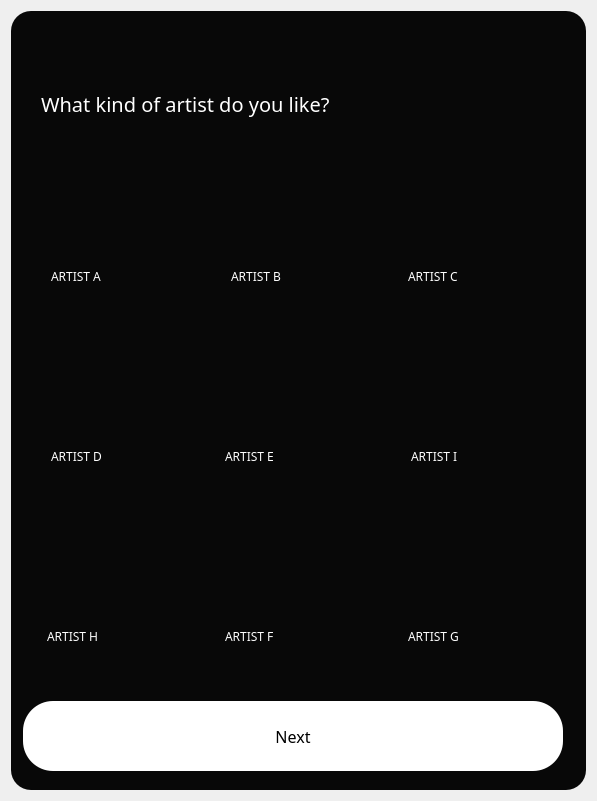
<?xml version="1.0" encoding="UTF-8"?>
<ui version="4.0">
 <class>Form</class>
 <widget class="QWidget" name="Form">
  <property name="geometry">
   <rect>
    <x>0</x>
    <y>0</y>
    <width>597</width>
    <height>801</height>
   </rect>
  </property>
  <property name="windowTitle">
   <string>Form</string>
  </property>
  <layout class="QVBoxLayout" name="verticalLayout">
   <item>
    <widget class="QFrame" name="frame">
     <property name="font">
      <font>
       <family>Plus Jakarta Sans ExtraBold</family>
       <pointsize>9</pointsize>
      </font>
     </property>
     <property name="styleSheet">
      <string notr="true">background-color: rgb(8, 8, 8,);
border-radius:20px;
</string>
     </property>
     <property name="frameShape">
      <enum>QFrame::StyledPanel</enum>
     </property>
     <property name="frameShadow">
      <enum>QFrame::Raised</enum>
     </property>
     <widget class="QLabel" name="label_2">
      <property name="geometry">
       <rect>
        <x>30</x>
        <y>70</y>
        <width>426</width>
        <height>46</height>
       </rect>
      </property>
      <property name="maximumSize">
       <size>
        <width>16777215</width>
        <height>60</height>
       </size>
      </property>
      <property name="font">
       <font>
        <family>Plus Jakarta Sans ExtraBold</family>
        <pointsize>15</pointsize>
        <weight>50</weight>
        <bold>false</bold>
       </font>
      </property>
      <property name="styleSheet">
       <string notr="true">color: rgb(255, 255, 255);</string>
      </property>
      <property name="text">
       <string>What kind of artist do you like?</string>
      </property>
     </widget>
     <widget class="QPushButton" name="pushButton">
      <property name="geometry">
       <rect>
        <x>12</x>
        <y>690</y>
        <width>540</width>
        <height>70</height>
       </rect>
      </property>
      <property name="minimumSize">
       <size>
        <width>0</width>
        <height>70</height>
       </size>
      </property>
      <property name="maximumSize">
       <size>
        <width>16777215</width>
        <height>16777215</height>
       </size>
      </property>
      <property name="font">
       <font>
        <family>Plus Jakarta Sans SemiBold</family>
        <pointsize>12</pointsize>
       </font>
      </property>
      <property name="styleSheet">
       <string notr="true">background-color: rgb(255, 255, 255);
border-radius:30px;</string>
      </property>
      <property name="text">
       <string>Next</string>
      </property>
     </widget>
     <widget class="QLabel" name="label_15">
      <property name="geometry">
       <rect>
        <x>40</x>
        <y>250</y>
        <width>111</width>
        <height>31</height>
       </rect>
      </property>
      <property name="font">
       <font>
        <family>Plus Jakarta Sans ExtraBold</family>
        <pointsize>9</pointsize>
        <weight>50</weight>
        <bold>false</bold>
       </font>
      </property>
      <property name="styleSheet">
       <string notr="true">color: rgb(255, 255, 255);
background-color: transparent;</string>
      </property>
      <property name="text">
       <string>ARTIST A</string>
      </property>
      <property name="alignment">
       <set>Qt::AlignLeading|Qt::AlignLeft|Qt::AlignVCenter</set>
      </property>
     </widget>
     <widget class="QLabel" name="label_16">
      <property name="geometry">
       <rect>
        <x>220</x>
        <y>250</y>
        <width>131</width>
        <height>31</height>
       </rect>
      </property>
      <property name="font">
       <font>
        <family>Plus Jakarta Sans ExtraBold</family>
        <pointsize>9</pointsize>
        <weight>50</weight>
        <bold>false</bold>
       </font>
      </property>
      <property name="styleSheet">
       <string notr="true">color: rgb(255, 255, 255);
background-color: transparent;</string>
      </property>
      <property name="text">
       <string>ARTIST B</string>
      </property>
      <property name="alignment">
       <set>Qt::AlignLeading|Qt::AlignLeft|Qt::AlignVCenter</set>
      </property>
     </widget>
     <widget class="QLabel" name="label_17">
      <property name="geometry">
       <rect>
        <x>397</x>
        <y>250</y>
        <width>141</width>
        <height>31</height>
       </rect>
      </property>
      <property name="font">
       <font>
        <family>Plus Jakarta Sans ExtraBold</family>
        <pointsize>9</pointsize>
        <weight>50</weight>
        <bold>false</bold>
       </font>
      </property>
      <property name="styleSheet">
       <string notr="true">color: rgb(255, 255, 255);
background-color: transparent;</string>
      </property>
      <property name="text">
       <string>ARTIST C</string>
      </property>
      <property name="alignment">
       <set>Qt::AlignLeading|Qt::AlignLeft|Qt::AlignVCenter</set>
      </property>
     </widget>
     <widget class="QLabel" name="label_18">
      <property name="geometry">
       <rect>
        <x>40</x>
        <y>430</y>
        <width>131</width>
        <height>31</height>
       </rect>
      </property>
      <property name="font">
       <font>
        <family>Plus Jakarta Sans ExtraBold</family>
        <pointsize>9</pointsize>
        <weight>50</weight>
        <bold>false</bold>
       </font>
      </property>
      <property name="styleSheet">
       <string notr="true">color: rgb(255, 255, 255);
background-color: transparent;</string>
      </property>
      <property name="text">
       <string>ARTIST D</string>
      </property>
      <property name="alignment">
       <set>Qt::AlignLeading|Qt::AlignLeft|Qt::AlignVCenter</set>
      </property>
     </widget>
     <widget class="QLabel" name="label_19">
      <property name="geometry">
       <rect>
        <x>214</x>
        <y>430</y>
        <width>151</width>
        <height>31</height>
       </rect>
      </property>
      <property name="font">
       <font>
        <family>Plus Jakarta Sans ExtraBold</family>
        <pointsize>9</pointsize>
        <weight>50</weight>
        <bold>false</bold>
       </font>
      </property>
      <property name="styleSheet">
       <string notr="true">color: rgb(255, 255, 255);
background-color: transparent;</string>
      </property>
      <property name="text">
       <string>ARTIST E</string>
      </property>
      <property name="alignment">
       <set>Qt::AlignLeading|Qt::AlignLeft|Qt::AlignVCenter</set>
      </property>
     </widget>
     <widget class="QLabel" name="label_20">
      <property name="geometry">
       <rect>
        <x>214</x>
        <y>610</y>
        <width>151</width>
        <height>31</height>
       </rect>
      </property>
      <property name="font">
       <font>
        <family>Plus Jakarta Sans ExtraBold</family>
        <pointsize>9</pointsize>
        <weight>50</weight>
        <bold>false</bold>
       </font>
      </property>
      <property name="styleSheet">
       <string notr="true">color: rgb(255, 255, 255);
background-color: transparent;</string>
      </property>
      <property name="text">
       <string>ARTIST F</string>
      </property>
      <property name="alignment">
       <set>Qt::AlignLeading|Qt::AlignLeft|Qt::AlignVCenter</set>
      </property>
     </widget>
     <widget class="QLabel" name="label_21">
      <property name="geometry">
       <rect>
        <x>397</x>
        <y>610</y>
        <width>121</width>
        <height>31</height>
       </rect>
      </property>
      <property name="font">
       <font>
        <family>Plus Jakarta Sans ExtraBold</family>
        <pointsize>9</pointsize>
        <weight>50</weight>
        <bold>false</bold>
       </font>
      </property>
      <property name="styleSheet">
       <string notr="true">color: rgb(255, 255, 255);
background-color: transparent;</string>
      </property>
      <property name="text">
       <string>ARTIST G</string>
      </property>
      <property name="alignment">
       <set>Qt::AlignLeading|Qt::AlignLeft|Qt::AlignVCenter</set>
      </property>
     </widget>
     <widget class="QLabel" name="label_22">
      <property name="geometry">
       <rect>
        <x>36</x>
        <y>610</y>
        <width>131</width>
        <height>31</height>
       </rect>
      </property>
      <property name="font">
       <font>
        <family>Plus Jakarta Sans ExtraBold</family>
        <pointsize>9</pointsize>
        <weight>50</weight>
        <bold>false</bold>
       </font>
      </property>
      <property name="styleSheet">
       <string notr="true">color: rgb(255, 255, 255);
background-color: transparent;</string>
      </property>
      <property name="text">
       <string>ARTIST H</string>
      </property>
      <property name="alignment">
       <set>Qt::AlignLeading|Qt::AlignLeft|Qt::AlignVCenter</set>
      </property>
     </widget>
     <widget class="QLabel" name="label_23">
      <property name="geometry">
       <rect>
        <x>400</x>
        <y>430</y>
        <width>131</width>
        <height>31</height>
       </rect>
      </property>
      <property name="font">
       <font>
        <family>Plus Jakarta Sans ExtraBold</family>
        <pointsize>9</pointsize>
        <weight>50</weight>
        <bold>false</bold>
       </font>
      </property>
      <property name="styleSheet">
       <string notr="true">color: rgb(255, 255, 255);
background-color: transparent;</string>
      </property>
      <property name="text">
       <string>ARTIST I</string>
      </property>
      <property name="alignment">
       <set>Qt::AlignLeading|Qt::AlignLeft|Qt::AlignVCenter</set>
      </property>
     </widget>
     <widget class="QLabel" name="happy2">
      <property name="geometry">
       <rect>
        <x>390</x>
        <y>140</y>
        <width>150</width>
        <height>150</height>
       </rect>
      </property>
      <property name="font">
       <font>
        <family>Plus Jakarta Sans ExtraBold</family>
        <pointsize>9</pointsize>
       </font>
      </property>
      <property name="styleSheet">
       <string notr="true">QLabel {
    color: white;
    padding: 1px;
}

QLabel:hover {
    box-shadow: 0 0 15px rgba(255,255,255,0.9);
    border: 1px solid white;
    border-radius: 0;  /* Remove rounding on hover */
}
</string>
      </property>
      <property name="text">
       <string/>
      </property>
      <property name="pixmap">
       <pixmap resource="../../res.qrc">:/images/media/default_cover.png</pixmap>
      </property>
      <property name="scaledContents">
       <bool>true</bool>
      </property>
      <property name="alignment">
       <set>Qt::AlignLeading|Qt::AlignLeft|Qt::AlignVCenter</set>
      </property>
     </widget>
     <widget class="QLabel" name="label_3">
      <property name="geometry">
       <rect>
        <x>210</x>
        <y>140</y>
        <width>150</width>
        <height>150</height>
       </rect>
      </property>
      <property name="font">
       <font>
        <family>Plus Jakarta Sans ExtraBold</family>
        <pointsize>9</pointsize>
       </font>
      </property>
      <property name="styleSheet">
       <string notr="true">QLabel {
    color: white;
    padding: 1px;
}

QLabel:hover {
    box-shadow: 0 0 15px rgba(255,255,255,0.9);
    border: 1px solid white;
    border-radius: 0;  /* Remove rounding on hover */
}
</string>
      </property>
      <property name="text">
       <string/>
      </property>
      <property name="pixmap">
       <pixmap resource="../../res.qrc">:/images/media/default_cover.png</pixmap>
      </property>
      <property name="scaledContents">
       <bool>true</bool>
      </property>
      <property name="alignment">
       <set>Qt::AlignLeading|Qt::AlignLeft|Qt::AlignVCenter</set>
      </property>
     </widget>
     <widget class="QLabel" name="happy1">
      <property name="geometry">
       <rect>
        <x>30</x>
        <y>140</y>
        <width>150</width>
        <height>150</height>
       </rect>
      </property>
      <property name="font">
       <font>
        <family>Plus Jakarta Sans ExtraBold</family>
        <pointsize>9</pointsize>
       </font>
      </property>
      <property name="styleSheet">
       <string notr="true">QLabel {
    color: white;
    padding: 1px;
}

QLabel:hover {
    box-shadow: 0 0 15px rgba(255,255,255,0.9);
    border: 1px solid white;
    border-radius: 0;  /* Remove rounding on hover */
}
</string>
      </property>
      <property name="text">
       <string/>
      </property>
      <property name="pixmap">
       <pixmap resource="../../res.qrc">:/images/media/default_cover.png</pixmap>
      </property>
      <property name="scaledContents">
       <bool>true</bool>
      </property>
      <property name="alignment">
       <set>Qt::AlignLeading|Qt::AlignLeft|Qt::AlignVCenter</set>
      </property>
     </widget>
     <widget class="QLabel" name="angry1">
      <property name="geometry">
       <rect>
        <x>30</x>
        <y>320</y>
        <width>150</width>
        <height>150</height>
       </rect>
      </property>
      <property name="font">
       <font>
        <family>Plus Jakarta Sans ExtraBold</family>
        <pointsize>9</pointsize>
       </font>
      </property>
      <property name="styleSheet">
       <string notr="true">QLabel {
    color: white;
    padding: 1px;
}

QLabel:hover {
    box-shadow: 0 0 15px rgba(255,255,255,0.9);
    border: 1px solid white;
    border-radius: 0;  /* Remove rounding on hover */
}
</string>
      </property>
      <property name="text">
       <string/>
      </property>
      <property name="pixmap">
       <pixmap resource="../../res.qrc">:/images/media/default_cover.png</pixmap>
      </property>
      <property name="scaledContents">
       <bool>true</bool>
      </property>
      <property name="alignment">
       <set>Qt::AlignLeading|Qt::AlignLeft|Qt::AlignVCenter</set>
      </property>
     </widget>
     <widget class="QLabel" name="label_6">
      <property name="geometry">
       <rect>
        <x>210</x>
        <y>320</y>
        <width>150</width>
        <height>150</height>
       </rect>
      </property>
      <property name="font">
       <font>
        <family>Plus Jakarta Sans ExtraBold</family>
        <pointsize>9</pointsize>
       </font>
      </property>
      <property name="styleSheet">
       <string notr="true">QLabel {
    color: white;
    padding: 1px;
}

QLabel:hover {
    box-shadow: 0 0 15px rgba(255,255,255,0.9);
    border: 1px solid white;
    border-radius: 0;  /* Remove rounding on hover */
}
</string>
      </property>
      <property name="text">
       <string/>
      </property>
      <property name="pixmap">
       <pixmap resource="../../res.qrc">:/images/media/default_cover.png</pixmap>
      </property>
      <property name="scaledContents">
       <bool>true</bool>
      </property>
      <property name="alignment">
       <set>Qt::AlignLeading|Qt::AlignLeft|Qt::AlignVCenter</set>
      </property>
     </widget>
     <widget class="QLabel" name="neutral1">
      <property name="geometry">
       <rect>
        <x>390</x>
        <y>320</y>
        <width>150</width>
        <height>150</height>
       </rect>
      </property>
      <property name="font">
       <font>
        <family>Plus Jakarta Sans ExtraBold</family>
        <pointsize>9</pointsize>
       </font>
      </property>
      <property name="styleSheet">
       <string notr="true">QLabel {
    color: white;
    padding: 1px;
}

QLabel:hover {
    box-shadow: 0 0 15px rgba(255,255,255,0.9);
    border: 1px solid white;
    border-radius: 0;  /* Remove rounding on hover */
}
</string>
      </property>
      <property name="text">
       <string/>
      </property>
      <property name="pixmap">
       <pixmap resource="../../res.qrc">:/images/media/default_cover.png</pixmap>
      </property>
      <property name="scaledContents">
       <bool>true</bool>
      </property>
      <property name="alignment">
       <set>Qt::AlignLeading|Qt::AlignLeft|Qt::AlignVCenter</set>
      </property>
     </widget>
     <widget class="QLabel" name="neutral2">
      <property name="geometry">
       <rect>
        <x>30</x>
        <y>500</y>
        <width>150</width>
        <height>150</height>
       </rect>
      </property>
      <property name="font">
       <font>
        <family>Plus Jakarta Sans ExtraBold</family>
        <pointsize>9</pointsize>
       </font>
      </property>
      <property name="styleSheet">
       <string notr="true">QLabel {
    color: white;
    padding: 1px;
}

QLabel:hover {
    box-shadow: 0 0 15px rgba(255,255,255,0.9);
    border: 1px solid white;
    border-radius: 0;  /* Remove rounding on hover */
}
</string>
      </property>
      <property name="text">
       <string/>
      </property>
      <property name="pixmap">
       <pixmap resource="../../res.qrc">:/images/media/default_cover.png</pixmap>
      </property>
      <property name="scaledContents">
       <bool>true</bool>
      </property>
      <property name="alignment">
       <set>Qt::AlignLeading|Qt::AlignLeft|Qt::AlignVCenter</set>
      </property>
     </widget>
     <widget class="QLabel" name="sad1">
      <property name="geometry">
       <rect>
        <x>210</x>
        <y>500</y>
        <width>150</width>
        <height>150</height>
       </rect>
      </property>
      <property name="font">
       <font>
        <family>Plus Jakarta Sans ExtraBold</family>
        <pointsize>9</pointsize>
       </font>
      </property>
      <property name="styleSheet">
       <string notr="true">QLabel {
    color: white;
    padding: 1px;
}

QLabel:hover {
    box-shadow: 0 0 15px rgba(255,255,255,0.9);
    border: 1px solid white;
    border-radius: 0;  /* Remove rounding on hover */
}
</string>
      </property>
      <property name="text">
       <string/>
      </property>
      <property name="pixmap">
       <pixmap resource="../../res.qrc">:/images/media/default_cover.png</pixmap>
      </property>
      <property name="scaledContents">
       <bool>true</bool>
      </property>
      <property name="alignment">
       <set>Qt::AlignLeading|Qt::AlignLeft|Qt::AlignVCenter</set>
      </property>
     </widget>
     <widget class="QLabel" name="angry2">
      <property name="geometry">
       <rect>
        <x>390</x>
        <y>500</y>
        <width>150</width>
        <height>150</height>
       </rect>
      </property>
      <property name="font">
       <font>
        <family>Plus Jakarta Sans ExtraBold</family>
        <pointsize>9</pointsize>
       </font>
      </property>
      <property name="styleSheet">
       <string notr="true">QLabel {
    color: white;
    padding: 1px;
}

QLabel:hover {
    box-shadow: 0 0 15px rgba(255,255,255,0.9);
    border: 1px solid white;
    border-radius: 0;  /* Remove rounding on hover */
}
</string>
      </property>
      <property name="text">
       <string/>
      </property>
      <property name="pixmap">
       <pixmap resource="../../res.qrc">:/images/media/default_cover.png</pixmap>
      </property>
      <property name="scaledContents">
       <bool>true</bool>
      </property>
      <property name="alignment">
       <set>Qt::AlignLeading|Qt::AlignLeft|Qt::AlignVCenter</set>
      </property>
     </widget>
     <widget class="QLabel" name="label_13">
      <property name="geometry">
       <rect>
        <x>510</x>
        <y>30</y>
        <width>41</width>
        <height>41</height>
       </rect>
      </property>
      <property name="text">
       <string/>
      </property>
      <property name="pixmap">
       <pixmap resource="../../res.qrc">:/images/media/arrow-left.svg</pixmap>
      </property>
      <property name="scaledContents">
       <bool>true</bool>
      </property>
     </widget>
     <zorder>angry2</zorder>
     <zorder>sad1</zorder>
     <zorder>neutral2</zorder>
     <zorder>neutral1</zorder>
     <zorder>label_6</zorder>
     <zorder>angry1</zorder>
     <zorder>happy1</zorder>
     <zorder>label_3</zorder>
     <zorder>happy2</zorder>
     <zorder>label_2</zorder>
     <zorder>pushButton</zorder>
     <zorder>label_15</zorder>
     <zorder>label_16</zorder>
     <zorder>label_17</zorder>
     <zorder>label_18</zorder>
     <zorder>label_19</zorder>
     <zorder>label_20</zorder>
     <zorder>label_21</zorder>
     <zorder>label_22</zorder>
     <zorder>label_23</zorder>
     <zorder>label_13</zorder>
    </widget>
   </item>
  </layout>
 </widget>
 <resources>
  <include location="../../res.qrc"/>
 </resources>
 <connections/>
</ui>
